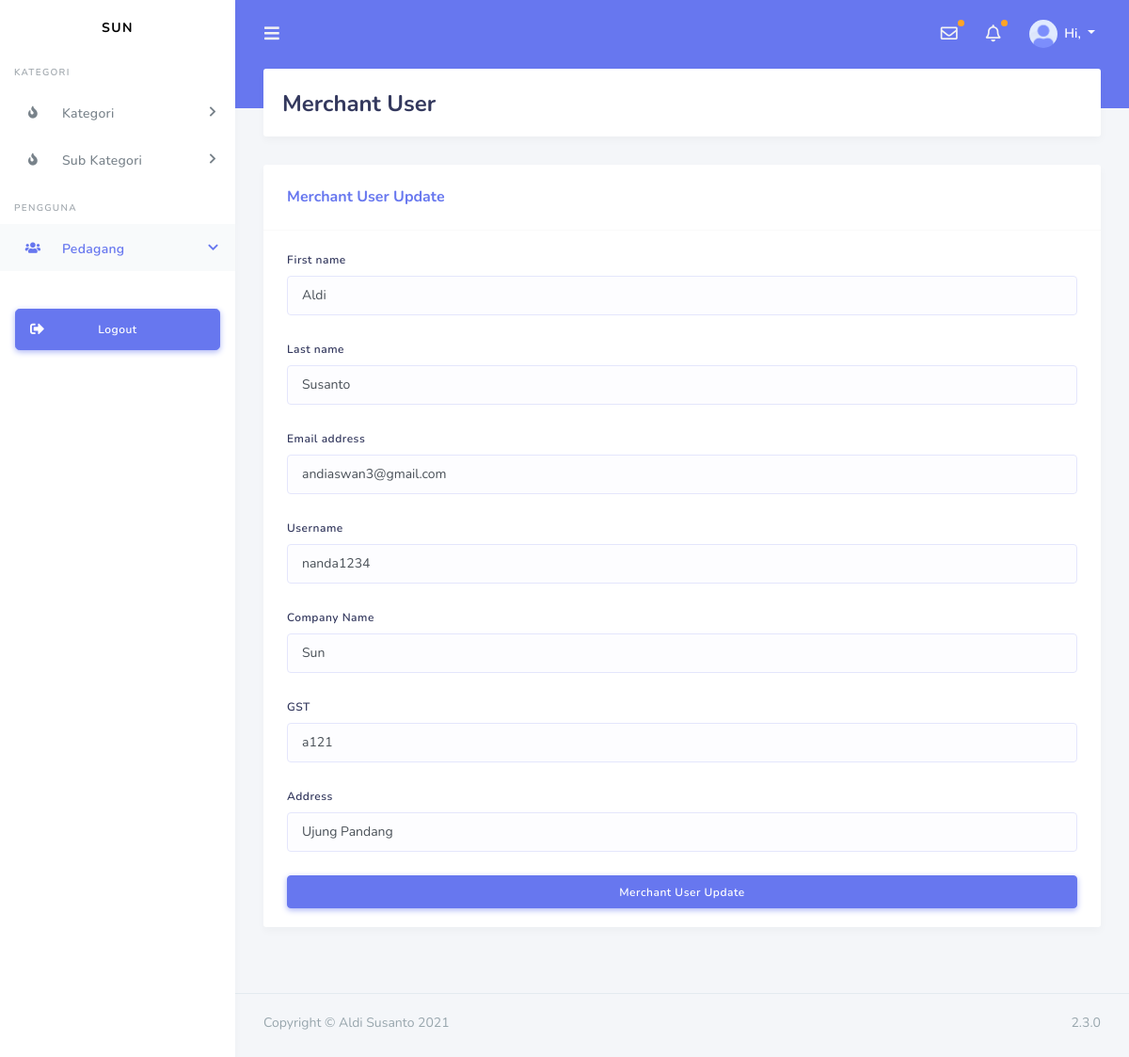
Screenshot of /merchant_user_update/2 with the database file from the repository.
### ECommerceApp/models.py (models this page shows)
class CustomUser(AbstractUser):
    user_type_choice = ((1, "Admin"), (2, "Staff"), (3, "Merchant"), (4, "Customer"))
    user_type = models.CharField(max_length=255, default=1, choices=user_type_choice)

class Merchant(models.Model):
    profile_pic = models.FileField(default="")
    auth_user_id = models.OneToOneField(CustomUser, on_delete=models.CASCADE)
    company_name = models.CharField(max_length=255)
    gst_details = models.CharField(max_length=255)
    address = models.CharField(max_length=255)
    added_by_admin = models.BooleanField(default=False)
    created_at = models.DateTimeField(auto_now_add=True)
    objects = models.Manager()

### ECommerceApp/admin_views.py (the view, shortened to what this page needs)
# urls.py: path('merchant_user_update/<slug:pk>', admin_views.MerchantUserUpdate.as_view(),
class MerchantUserUpdate(SuccessMessageMixin, UpdateView):
    model = CustomUser
    success_message = "Merchant User Successfully Update!!"
    fields = ["first_name", "last_name", "email", "username"]
    template_name = "admin_templates/merchant_user_update.html"
    def get_context_data(self, **kwargs):
        context = super().get_context_data(**kwargs)
        merchant = Merchant.objects.get(auth_user_id=self.object.pk)
        context["merchant"] = merchant
        return context

### ECommerceApp/templates/admin_templates/merchant_user_update.html (shortened to what this page needs)
{%  extends 'admin_templates/base_template.html' %}
{% block title_content %}
Merchant User
{% endblock title_content %}
{% block page_content %}
<div class="row">
    <div class="col-12 col-md-12 col-lg-12">
        <div class="card">
            <div class="card-header">
                <h4>Merchant User Update</h4>
            </div>
            <div class="card-body">
                <form method="post" action="" enctype="multipart/form-data">
                    {% for field in form %}
                    <div class="form-group">
                        <label>{{ field.label }}</label>
                        <input type="{{ field.field.widget.input_type }}" name="{{ field.name }}" id="{{ field.name }}"
                               class="form-control" value="{{ field.value }}">
                    </div>
                    {% endfor %}
                    <div class="form-group">
                        <label>Company Name</label>
                        <input type="text" name="company_name" id="company_name" class="form-control"
                               value="{{ merchant.company_name }}">
                    </div>
                    <div class="form-group">
                        <label>GST</label>
                        <input type="text" name="gst" id="gst" class="form-control" value="{{ merchant.gst_details }}">
                    </div>
                    <div class="form-group">
                        <label>Address</label>
                        <input type="text" name="address" id="address" class="form-control"
                               value="{{ merchant.address }}">
                    </div>
                    <button type="submit" class="btn btn-block btn-primary">Merchant User Update</button>
                </form>
            </div>
        </div>
    </div>
</div>
{% endblock page_content %}

### rows the page displays
CustomUser: first_name "Aldi" "Susanto" "andiaswan3@gmail.com" "nanda1234"
Merchant: company_name "Sun", gst "a121", address "Ujung Pandang"

### other values shown
{{ field.label }} "First name" "Last name" "Email address" "Username"
